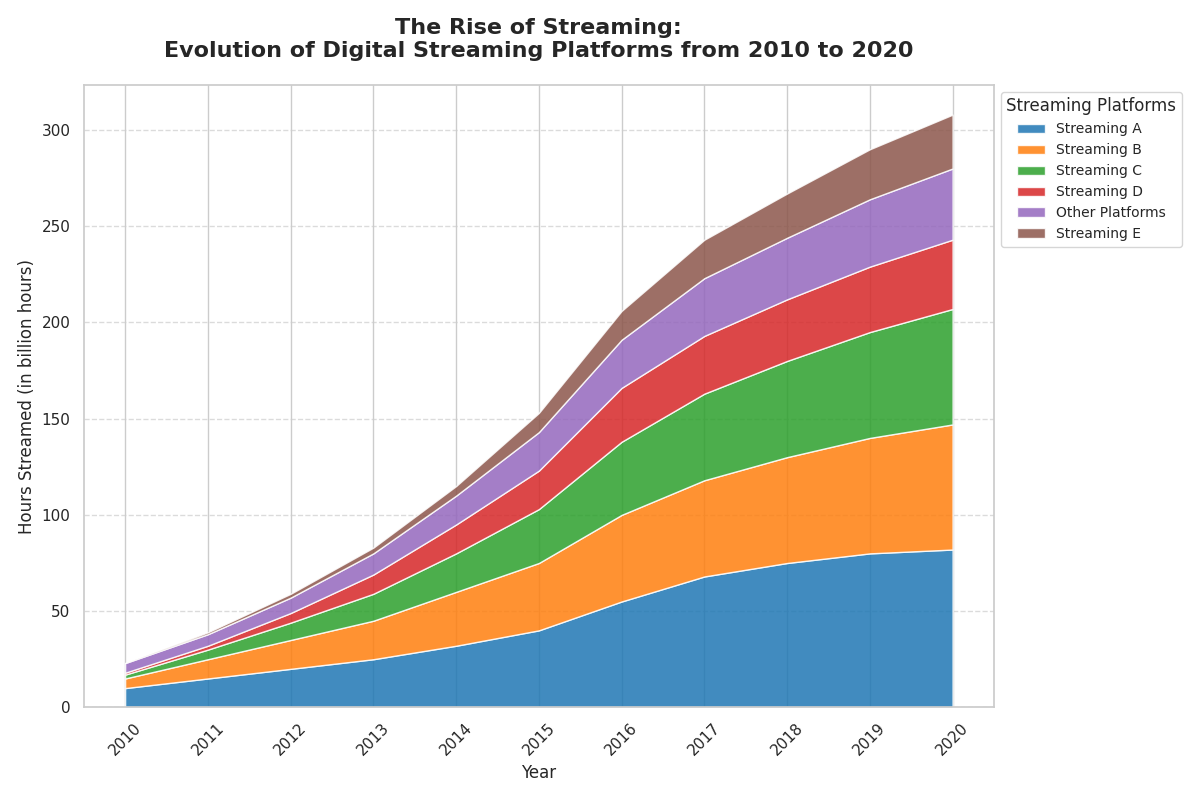

The Python source for this figure:
import matplotlib.pyplot as plt
import numpy as np

years = np.arange(2010, 2021)

platforms = ["Streaming A", "Streaming B", "Streaming C", "Streaming D", "Other Platforms", "Streaming E"]

streamed_hours = np.array([
    [10, 15, 20, 25, 32, 40, 55, 68, 75, 80, 82],  # Streaming A
    [5, 10, 15, 20, 28, 35, 45, 50, 55, 60, 65],   # Streaming B
    [2, 5, 9, 14, 20, 28, 38, 45, 50, 55, 60],     # Streaming C
    [1, 2, 5, 10, 15, 20, 28, 30, 32, 34, 36],     # Streaming D
    [5, 6, 8, 11, 15, 20, 25, 30, 32, 35, 37],     # Other Platforms
    [0, 1, 2, 3, 5, 10, 15, 20, 23, 26, 28]        # Streaming E
])

fig, ax = plt.subplots(figsize=(12, 8))

colors = ['#1f77b4', '#ff7f0e', '#2ca02c', '#d62728', '#9467bd', '#8c564b']

ax.stackplot(years, streamed_hours, labels=platforms, colors=colors, alpha=0.85)

ax.set_title('The Rise of Streaming:\nEvolution of Digital Streaming Platforms from 2010 to 2020', fontsize=16, fontweight='bold', pad=20)
ax.set_xlabel('Year', fontsize=12)
ax.set_ylabel('Hours Streamed (in billion hours)', fontsize=12)

ax.legend(loc='upper left', fontsize=10, title='Streaming Platforms', bbox_to_anchor=(1, 1))

ax.yaxis.grid(True, linestyle='--', alpha=0.7)

ax.set_xticks(years)

plt.xticks(rotation=45)

plt.tight_layout()

plt.show()
